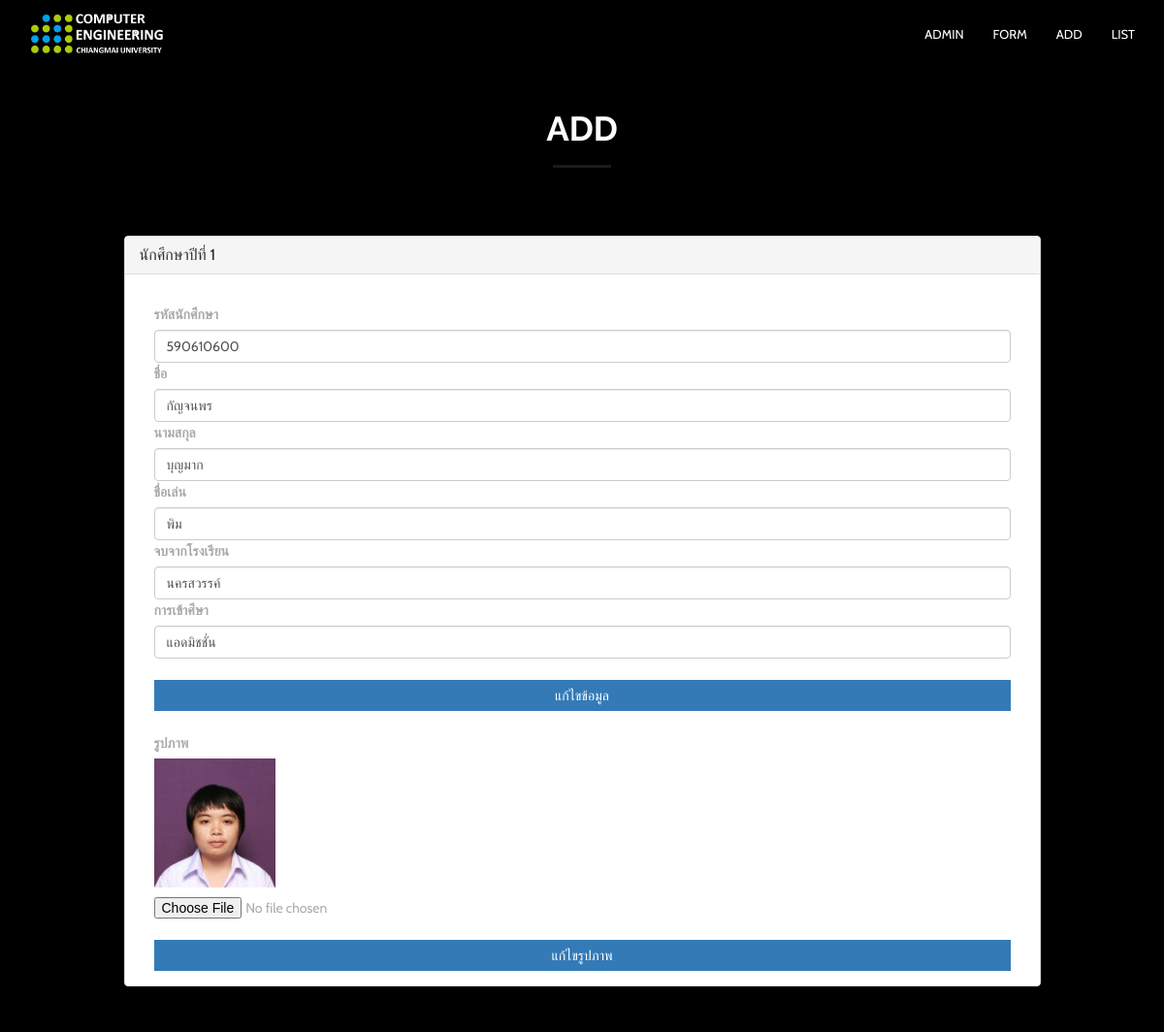
Page /freshmen/freshmen_form_edit.php?id=1 on the committed database.
### tables this page shows
CREATE TABLE `freshman` (
  `id` int(11) NOT NULL,
  `student_id` int(9) NOT NULL,
  `firstname` varchar(20) NOT NULL,
  `lastname` varchar(20) NOT NULL,
  `nickname` varchar(20) NOT NULL,
  `school` varchar(50) NOT NULL,
  `entrance` varchar(20) NOT NULL,
  `img` text NOT NULL
);

### freshmen/freshmen_form_edit.php (the view, shortened to what this page needs)
<?php
    $servername = "localhost";
    $username = "root";
    $password = "";
    $dbname = "group6";
    $conn = new mysqli($servername, $username, $password,$dbname);
    mysqli_set_charset($conn, "utf8");
  $sql = "SELECT * FROM freshman where id='".$_GET["id"]."'";
  $result = $conn->query($sql);
  $row = $result->fetch_assoc()
?>
<!DOCTYPE html>
<html lang="en">
<head>
    <link href="../bootstrap/css/bootstrap.min.css" rel="stylesheet">
    <link href="../font-awesome/css/font-awesome.min.css" rel="stylesheet">
    <link href="../css/flexslider.css" rel="stylesheet" type="text/css" media="screen">
    <link href="../css/owl.carousel.css" rel="stylesheet" type="text/css" media="screen">
    <link href="../css/owl.theme.css" rel="stylesheet" type="text/css" media="screen">
    <link rel="stylesheet" type="text/css" href="../css/jquery-ui.min.css" media="screen">
    <link href="../lightbox2/dist/css/lightbox.css" rel="stylesheet">
    <link href="../css/restaurant-onepage-dark.css" rel="stylesheet" type="text/css" media="screen">
      </head>
      <body data-spy="scroll">
        <nav class="navbar navbar-inverse navbar-fixed-top">
            <div class="container">
                <div class="navbar-header">
                    <a href="../index.html"><img src="../img/logo.png" alt = "img" width = "140"></a>
                </div>
                <div id="navbar" class="navbar-collapse collapse">
                    <ul class="nav navbar-nav scroll-to navbar-right">
                        <li><a href="../admin/index.html">Admin</a></li>
                        <li><a href="freshmen_form.php">Form</a></li>
                        <li><a href="#add">Add</a></li>
                        <li><a href="#list">List</a></li>
                    </ul>
                </div>
            </div>
        </nav>
        <section id="add" class="about-section" >
            <div class="container">
                <div class="row">
                    <div class="col-sm-6 col-sm-offset-3 center-title text-center">
                        <h3><br>Add</h3>
                        <span class="center-line"></span>
                    </div>
                </div>
                <div class="row">
                  <div class="col-xs-offset-1 col-xs-10">
                <div class="panel panel-default formPanel">
                          <div class="panel-heading bg-color-1 border-color-1">
                            <h3 class="panel-title">นักศึกษาปีที่ 1</h3>
                          </div>
                          <div class="panel-body">
                                <form action="freshmen_edit.php?id=<?=$row["id"]?>" method="POST" role="form" enctype="multipart/form-data">
                                      <div class="form-group formField">
                                        <div class="col-xs-12">
                                           <label for="">รหัสนักศึกษา</label>
                                           <input type="text" class="form-control" name="student_id" value="<?=$row["student_id"]?>" required>
                                        </div>
                                      </div>
                                      <div class="form-group formField">
                                        <div class="col-xs-12">
                                           <label for="">ชื่อ</label>
                                           <input type="text" class="form-control" name="firstname" value="<?=$row["firstname"]?>" required>
                                        </div>
                                      </div>
                                       <div class="form-group formField">
                                        <div class="col-xs-12">
                                              <label for="">นามสกุล</label>
                                               <input type="text" class="form-control" name="lastname" value="<?=$row["lastname"]?>" required>
                                        </div>
                                      </div>
                                      <div class="form-group formField">
                                        <div class="col-xs-12">
                                              <label for="">ชื่อเล่น</label>
                                               <input type="text" class="form-control" name="nickname" value="<?=$row["nickname"]?>" required>
                                        </div>
                                        </div>
                                      <div class="form-group formField">
                                        <div class="col-xs-12">
                                           <label for="">จบจากโรงเรียน</label>
                                           <input type="text" class="form-control" name="school" value="<?=$row["school"]?>" required>
                                        </div>
                                      </div>
                                      <div class="form-group formField">
                                        <div class="col-xs-12">
                                           <label for="">การเข้าศึษา</label>
                                           <input type="text" class="form-control" name="entrance" value="<?=$row["entrance"]?>" required>
                                        </div>
                                      </div>
                                      <div class="form-group formField">
                                            <div class="col-xs-12">
                                                <input type="submit" class="btn btn-primary btn-block bg-color-3 border-color-3" value="แก้ไขข้อมูล">
                                            </div>
                                      </div>
                                </form>
                                <form action="freshmen_img_edit.php?id=<?=$row["id"]?>" method="POST" role="form" enctype="multipart/form-data">
                 <div class="form-group">
                          <div class="col-xs-12">
                            <label for=""><br>รูปภาพ</label>
                            <p><img src="<?=$row["img"]?>" alt="" img-rounded img-responsive width=125></p>
                            <input type="file" name="img" id="img">
                        </div>
                        <div class="form-group formField">
                      <div class="col-xs-12">
                         <input type="submit" class="btn btn-primary btn-block bg-color-1 border-color-3" value="แก้ไขรูปภาพ">
                     </div>
             </form>
                   </div>
                </div>
             </div>
         </div>
     </div>
</section>
</body>
</html

### css/restaurant-onepage-dark.css (style rules this page uses)
html, body { height: 100%; }
body { font-family: "Cabin", sans-serif; line-height: 22px; color: #aaa; -webkit-font-smoothing: antialiased; -webkit-text-size-adjust: 100%; -ms-text-size-adjust: 100%; background-color: #222; }
a { color: #f2b84b; }
a, button { -moz-transition: all 0.3s; -o-transition: all 0.3s; -webkit-transition: all 0.3s; transition: all 0.3s; border: 0px; background-color: transparent; }
a, a:hover, a:focus, button, button:focus { text-decoration: none; outline: 0 !important; }
h1, h1, h3, h4, h5, h6 { margin-top: 0px; color: #fff; }
.center-title { margin-bottom: 50px; }
.center-title h3 { text-transform: uppercase; font-weight: 700; margin: 0px; font-size: 35px; line-height: 35px; font-family: "Raleway", sans-serif; }
.center-title .center-line { display: block; margin: 20px auto; height: 3px; text-align: center; width: 60px; background-color: rgba(255, 255, 255, 0.1); }
.center-line { display: block; margin: 10px auto; height: 3px; text-align: center; width: 60px; background-color: rgba(255, 255, 255, 0.2); }
.btn { -webkit-border-radius: 0px; -moz-border-radius: 0px; -ms-border-radius: 0px; border-radius: 0px; border: 0px; text-transform: uppercase; }
.navbar-inverse { background-color: rgba(0, 0, 0, 0.5); border: 0px; padding: 10px 0; -moz-transition: all 0.5s ease-in-out; -o-transition: all 0.5s ease-in-out; -webkit-transition: all 0.5s ease-in-out; transition: all 0.5s ease-in-out; }
.navbar-inverse .navbar-nav > li > a { color: #fff; text-transform: uppercase; font-size: 13px; }
.about-section { padding-top: 80px; padding-bottom: 50px; background-color: #000000; }
* { padding: 0; margin: 0; }
* { word-wrap: break-word; }

### rows in the picture
freshman: student_id "590610600", firstname "กัญจนพร", lastname "บุญมาก", nickname "พิม", school "นครสวรรค์", entrance "แอดมิชชั่น", img (picture)
